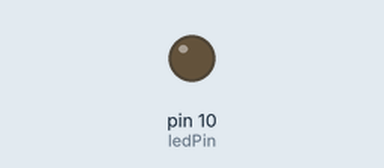
This sketch was run on a simulated Arduino Uno, built with avr-gcc and run on an emulated ATmega328P. Shown: output pins drawn as LEDs (lit = HIGH).

Above: at 0.9 s.
At 8.0 s:
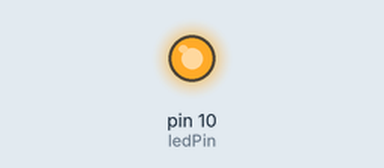
Timing chart, 0 to 8.6 s (numbered marks = the images above):
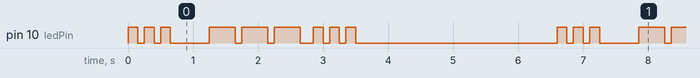

Measured:
- by itself, pin 10 (ledPin): repeats every 6.6 s: 2 × (LOW 0.10 s, HIGH 0.15 s), LOW 0.60 s, 2 × (HIGH 0.40 s, LOW 0.10 s), HIGH 0.40 s, LOW 0.20 s, 2 × (HIGH 0.15 s, LOW 0.10 s), HIGH 0.15 s, LOW 3.1 s, HIGH 0.15 s
- by itself, everything shown: repeats every 6.6 s, in 18 steps

The sketch:

MORSE_Code.ino
```cpp
// LED connected to pin 10
int ledPin = 10;
// run once, when the sketch starts
void setup()
{
// sets the pin as output
pinMode(ledPin, OUTPUT);
}
// run over and over again
void loop()
{
// 3 dits
for (int x=2; x<5; x++) {
digitalWrite(ledPin, HIGH); // sets the LED on
delay(150); // waits for 150ms
digitalWrite(ledPin, LOW); // sets the LED off
delay(100); // waits for 100ms
}
// 100ms delay to cause slight gap betyouen letters
delay(500);
// 3 dahs
for (int x=0; x<3; x++) {
digitalWrite(ledPin, HIGH); // sets the LED on
delay(400); // waits for 400ms
digitalWrite(ledPin, LOW); // sets the LED off
delay(100); // waits for 100ms
}
// 100ms delay to cause slight gap betyouen letters
delay(100);
// 3 dits again
for (int x=0; x<3; x++) {
digitalWrite(ledPin, HIGH); // sets the LED on
delay(150); // waits for 150ms
digitalWrite(ledPin, LOW); // sets the LED off
delay(100); // waits for 100ms
}
// wait 3 seconds before repeating the SOS signal
delay(3000);
}
```
